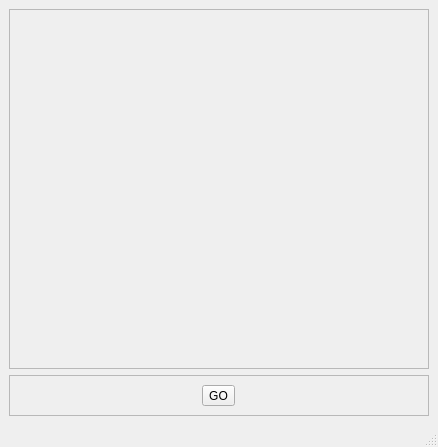
<?xml version="1.0" encoding="UTF-8"?>
<ui version="4.0">
 <class>VideoPlayer</class>
 <widget class="QMainWindow" name="VideoPlayer">
  <property name="geometry">
   <rect>
    <x>0</x>
    <y>0</y>
    <width>438</width>
    <height>447</height>
   </rect>
  </property>
  <property name="windowTitle">
   <string>MainWindow</string>
  </property>
  <widget class="QWidget" name="centralwidget">
   <layout class="QVBoxLayout" name="verticalLayout">
    <item>
     <widget class="QFrame" name="mid_frame">
      <property name="sizePolicy">
       <sizepolicy hsizetype="MinimumExpanding" vsizetype="MinimumExpanding">
        <horstretch>0</horstretch>
        <verstretch>0</verstretch>
       </sizepolicy>
      </property>
      <property name="frameShape">
       <enum>QFrame::StyledPanel</enum>
      </property>
      <property name="frameShadow">
       <enum>QFrame::Raised</enum>
      </property>
      <layout class="QHBoxLayout" name="mid_frame_layout"/>
     </widget>
    </item>
    <item>
     <widget class="QFrame" name="bottom_frame">
      <property name="sizePolicy">
       <sizepolicy hsizetype="Preferred" vsizetype="Minimum">
        <horstretch>0</horstretch>
        <verstretch>0</verstretch>
       </sizepolicy>
      </property>
      <property name="frameShape">
       <enum>QFrame::StyledPanel</enum>
      </property>
      <property name="frameShadow">
       <enum>QFrame::Raised</enum>
      </property>
      <layout class="QHBoxLayout" name="bottom_frame_layout">
       <item>
        <widget class="QToolButton" name="bn_go">
         <property name="text">
          <string>GO</string>
         </property>
        </widget>
       </item>
      </layout>
     </widget>
    </item>
   </layout>
  </widget>
  <widget class="QMenuBar" name="menubar">
   <property name="geometry">
    <rect>
     <x>0</x>
     <y>0</y>
     <width>438</width>
     <height>21</height>
    </rect>
   </property>
  </widget>
  <widget class="QStatusBar" name="statusbar"/>
 </widget>
 <resources/>
 <connections/>
</ui>
